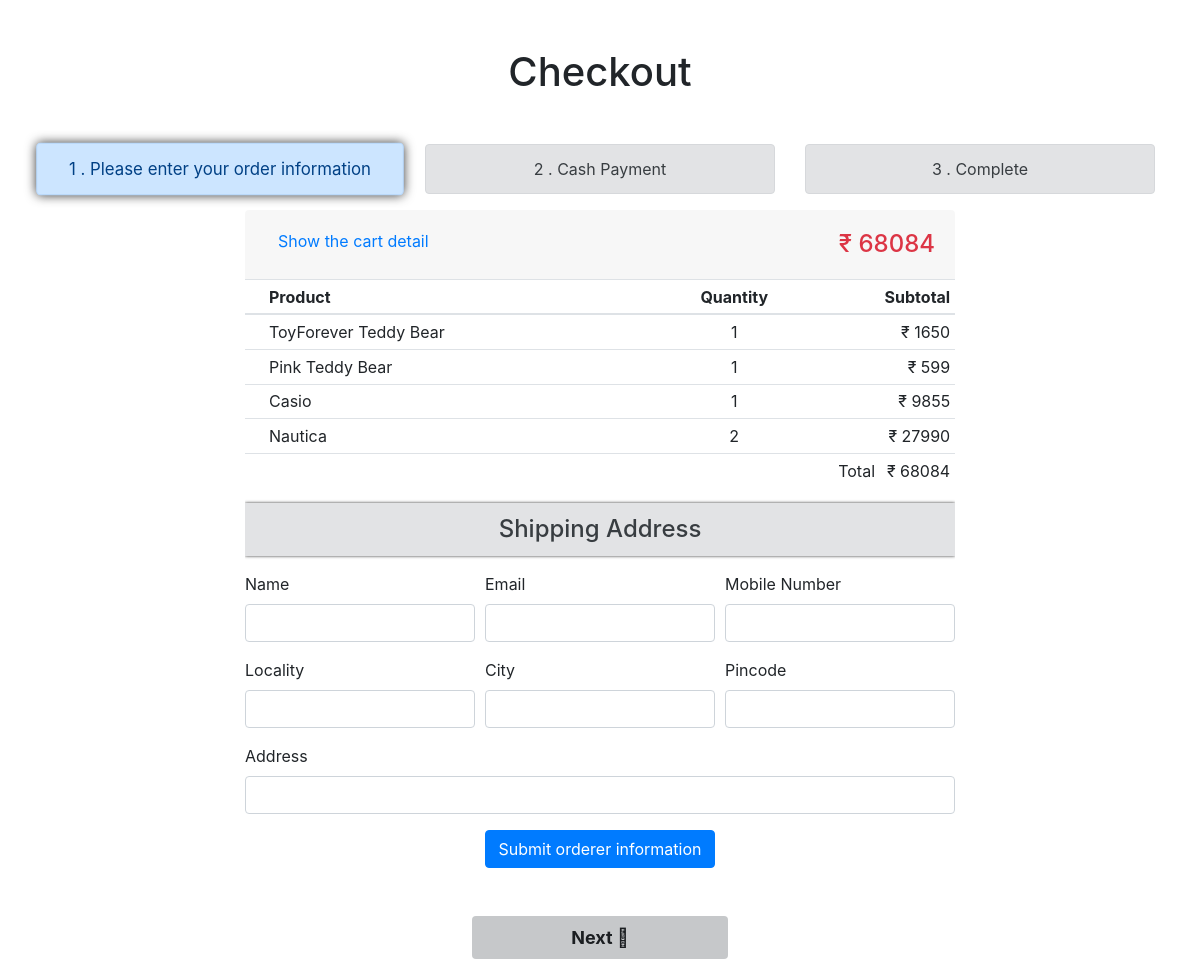
The app's page /checkout/ (signed in) with its own data.
### shop/models.py (models this page shows, shortened)
class CartItem(models.Model):
    cart = models.ForeignKey(Cart, on_delete=models.CASCADE)
    product = models.ForeignKey(Product, on_delete=models.CASCADE)
    quantity = models.PositiveIntegerField(default=1)

class Product(models.Model):
    id = models.AutoField(primary_key=True)
    name = models.CharField(max_length=200)
    price = models.IntegerField()
    category = models.ForeignKey(Category, on_delete=models.CASCADE)
    image = models.CharField(max_length=1500)

### shop/views.py (the view)
# urls.py: path('checkout/', checkout, name='checkout'),
@login_required(login_url='shop:login')
def checkout(request):
    user = request.user
    user_details = {
        'name': user.name,
        'phone': user.phone,
        'address': user.address,
        'email': user.email
    }
    cart, created = Cart.objects.get_or_create(user=user)
    cart_items = CartItem.objects.filter(cart=cart)
    if created:
        pass
    total_price = sum(item.product.price * item.quantity for item in cart_items)
    context = {
        'user_details': user_details,
        'cart_items': cart_items,
        'total_price': total_price,
    }
    return render(request, 'home/checkout.html', context)

### shop/templates/home/checkout.html (shortened to what this page needs)
{% load static %}
<!DOCTYPE html>
<html lang="en">
<head>
    <link rel="stylesheet" href="{% static 'css/ckeckout.css' %}">
    <link rel="stylesheet" href="https://stackpath.bootstrapcdn.com/bootstrap/4.4.1/css/bootstrap.min.css">
    <link rel="stylesheet" href="https://pro.fontawesome.com/releases/v5.10.0/css/all.css" />
</head>
<body>
    <div class="container">
        <h1 class="text-center my-5">Checkout</h1>
        <div class="tab-content">
            <div class="tab-pane active" id="step1">
                <div class="row text-center">
                    <div class="col-sm col-12">
                        <div class="alert alert-primary bg-alert-bg" role="alert">
                            1 . Please enter your order information
                        </div>
                    </div>
                    <div class="col-sm col-12">
                        <div class="alert alert-secondary" role="alert">
                            2 . Cash Payment
                        </div>
                    </div>
                    <div class="col-sm col-12">
                        <div class="alert alert-secondary" role="alert">
                            3 . Complete
                        </div>
                    </div>
                </div>
                <div class="container">
                    <div class="row justify-content-center">
                        <div class="col-md-8">
                            <div class="row">
                                <div class="col-md-12">
                                    <div class="accordion" id="accordionExample">
                                        <div class="card border-0">
                                            <div class="card-header d-flex justify-content-between" id="headingOne">
                                                <h2 class="mb-0">
                                                    <button id="turnbf" class="btn btn-link d-flex turnaf clps" type="button" data-toggle="collapse" data-target="#collapseOne" aria-expanded="true" aria-controls="collapseOne">
                                                        <p class="clps-btn-style">Show the cart detail</p>
                                                    </button>
                                                </h2>
                                                <span class="my-2 text-danger h4">&#8377; {{ total_price }}</span>
                                            </div>
                                            <div id="collapseOne" class="collapse show" aria-labelledby="headingOne" data-parent="#accordionExample">
                                                <div class="card-body p-0">
                                                    <div>
                                                        <table class="table table-sm">
                                                            <thead>
                                                                <tr class="ml-3">
                                                                    <th></th>
                                                                    <th></th>
                                                                    <th class="text-left" width="50%">Product</th>
                                                                    <th class="text-center" width="45%">Quantity</th>
                                                                    <th>Subtotal</th>
                                                                </tr>
                                                            </thead>
                                                            <tbody>
                                                                {% for item in cart_items %}
                                                                <tr>
                                                                    <td class="align-middle text-center">
                                                                    </td>
                                                                    <td>
                                                                    </td>
                                                                    <td class="align-middle text-left">{{ item.product.name }}</td>
                                                                    <td class="align-middle text-center">{{ item.quantity }}</td>
                                                                    <td class="align-middle text-right">&#8377; {{ item.product.price }}</td>
                                                                </tr>
                                                                {% endfor %}
                                                                <tr>
                                                                    <td colspan="4" class="align-middle text-right">Total</td>
                                                                    <td class="align-middle text-right">&#8377; {{ total_price }}</td>
                                                                </tr>
                                                            </tbody>
                                                        </table>
                                                    </div>
                                                </div>
                                            </div>
                                            <div class="alert alert-secondary border-0 h4 text-center bg-alert rounded-0" role="alert">
                                                Shipping Address
                                            </div>
                                            <form class="needs-validation" novalidate>
                                                <div class="form-row">
                                                    <div class="col-md-4 mb-3">
                                                        <label for="name">Name</label>
                                                        <input type="text" class="form-control space" id="name" required>
                                                    </div>
                                                    <div class="col-md-4 mb-3">
                                                        <label for="email">Email</label>
                                                        <input type="text" class="form-control space" id="email" required>
                                                    </div>
                                                    <div class="col-md-4 mb-3">
                                                        <label for="phone">Mobile Number</label>
                                                        <input type="tel" class="form-control space" id="phone" required>
                                                    </div>
                                                </div>
                                                <div class="form-row">
                                                    <div class="col-md-4 mb-3">
                                                        <label for="locality">Locality</label>
                                                        <input type="text" class="form-control space" id="locality">
                                                    </div>
                                                    <div class="col-md-4 mb-3">
                                                        <label for="city">City</label>
                                                        <input type="text" class="form-control space" id="city" required>
                                                    </div>
                                                    <div class="col-md-4 mb-3">
                                                        <label for="pim">Pincode</label>
                                                        <input type="text" class="form-control space" id="pin" required>
                                                    </div>
                                                    <div class="col-md-12 mb-3">
                                                        <label for="address">Address</label>
                                                        <input type="text" class="form-control space" id="address" required>
                                                    </div>
                                                </div>
                                                <div class="d-flex justify-content-center">
                                                    <button class="btn btn-primary" type="submit">Submit orderer information</button>
                                                </div>
                                            </form>
                                            <div class="list-group mt-5 p-0 justify-content-center" id="allList" role="tablist" style="flex-direction: row;">
                                                <a href="#step2" class="list-group-item-dark w-35 py-2  rounded text-center btns" data-toggle="list" role="tab">
                                                    Next <i class="fal fa-arrow-circle-right"></i>
                                                </a>
                                            </div>
                                        </div>
                                    </div>
                                </div>
                            </div>
                        </div>
                    </div>
                </div>
            </div>
        </div>
    </div>
</body>
</html>

### shop/static/css/ckeckout.css (style rules this page uses)
.btns { background: #007BFF; color: white; font-weight: bold; font-size: 18px; transition: 1s ease; }
.bg-alert { box-shadow: 0 0 3px rgba(0, 0, 0, .8); }
.bg-alert-bg { box-shadow: 0 0 10px rgba(0, 0, 0, .8); transform: scale(1.05); }
.w-35 { width: 36% !important; }
.clps { color: #007BFF; text-decoration: none !important; }
.clps-btn-style { transition: .5s ease; }
p { margin-bottom: .5px !important; }

### records on screen
CartItem: product.name "ToyForever Teddy Bear", quantity "1", product.price "1650"
CartItem: product.name "Pink Teddy Bear", quantity "1", product.price "599"
CartItem: product.name "Casio", quantity "1", product.price "9855"
CartItem: product.name "Nautica", quantity "2", product.price "27990"

### other values on screen
{{ total_price }} "68084"
